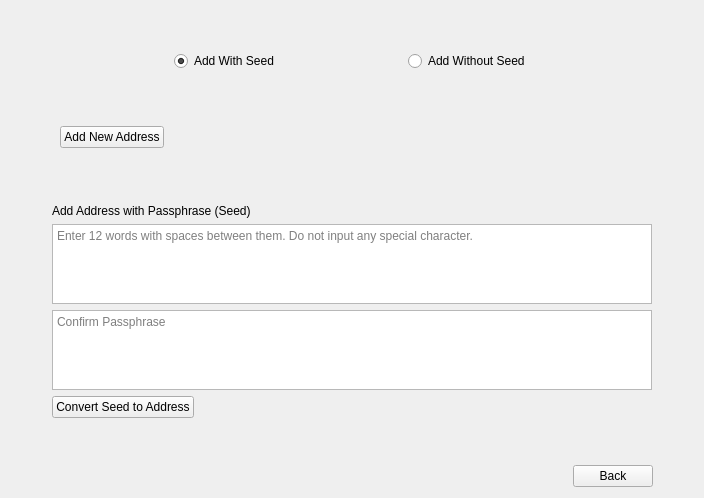
              <widget class="QWidget" name="add_address_page">
               <layout class="QGridLayout" name="gridLayout_39">
                <item row="0" column="1">
                 <layout class="QGridLayout" name="addaddress_page_Layout">
                  <item row="2" column="0">
                   <spacer name="verticalSpacer_52">
                    <property name="orientation">
                     <enum>Qt::Vertical</enum>
                    </property>
                    <property name="sizeHint" stdset="0">
                     <size>
                      <width>20</width>
                      <height>40</height>
                     </size>
                    </property>
                   </spacer>
                  </item>
                  <item row="3" column="0">
                   <widget class="QFrame" name="new_address_frame">
                    <layout class="QGridLayout" name="new_address_Layout">
                     <item row="1" column="1">
                      <widget class="QPushButton" name="newaddress_button">
                       <property name="text">
                        <string>Add New Address</string>
                       </property>
                      </widget>
                     </item>
                     <item row="1" column="2">
                      <spacer name="horizontalSpacer_28">
                       <property name="orientation">
                        <enum>Qt::Horizontal</enum>
                       </property>
                       <property name="sizeHint" stdset="0">
                        <size>
                         <width>40</width>
                         <height>20</height>
                        </size>
                       </property>
                      </spacer>
                     </item>
                    </layout>
                   </widget>
                  </item>
                  <item row="4" column="0">
                   <spacer name="verticalSpacer_14">
                    <property name="orientation">
                     <enum>Qt::Vertical</enum>
                    </property>
                    <property name="sizeHint" stdset="0">
                     <size>
                      <width>20</width>
                      <height>40</height>
                     </size>
                    </property>
                   </spacer>
                  </item>
                  <item row="5" column="0">
                   <widget class="QFrame" name="add_seed_address_frame">
                    <property name="frameShape">
                     <enum>QFrame::NoFrame</enum>
                    </property>
                    <property name="frameShadow">
                     <enum>QFrame::Plain</enum>
                    </property>
                    <layout class="QGridLayout" name="gridLayout_54">
                     <property name="leftMargin">
                      <number>1</number>
                     </property>
                     <property name="topMargin">
                      <number>1</number>
                     </property>
                     <property name="rightMargin">
                      <number>1</number>
                     </property>
                     <property name="bottomMargin">
                      <number>1</number>
                     </property>
                     <item row="2" column="0" colspan="2">
                      <widget class="QPlainTextEdit" name="confirm_passphrase_TextEdit">
                       <property name="minimumSize">
                        <size>
                         <width>600</width>
                         <height>0</height>
                        </size>
                       </property>
                       <property name="maximumSize">
                        <size>
                         <width>16777215</width>
                         <height>80</height>
                        </size>
                       </property>
                       <property name="cursorWidth">
                        <number>1</number>
                       </property>
                       <property name="placeholderText">
                        <string>Confirm Passphrase</string>
                       </property>
                      </widget>
                     </item>
                     <item row="1" column="0" colspan="2">
                      <widget class="QPlainTextEdit" name="passphrase_TextEdit">
                       <property name="minimumSize">
                        <size>
                         <width>600</width>
                         <height>0</height>
                        </size>
                       </property>
                       <property name="maximumSize">
                        <size>
                         <width>16777215</width>
                         <height>80</height>
                        </size>
                       </property>
                       <property name="tabStopWidth">
                        <number>80</number>
                       </property>
                       <property name="cursorWidth">
                        <number>1</number>
                       </property>
                       <property name="centerOnScroll">
                        <bool>false</bool>
                       </property>
                       <property name="placeholderText">
                        <string>Enter 12 words with spaces between them. Do not input any special character. </string>
                       </property>
                      </widget>
                     </item>
                     <item row="0" column="0" colspan="2">
                      <widget class="QLabel" name="create_seed_label">
                       <property name="text">
                        <string>Add Address with Passphrase (Seed)</string>
                       </property>
                      </widget>
                     </item>
                     <item row="3" column="0" colspan="2">
                      <layout class="QHBoxLayout" name="horizontalLayout_7">
                       <item>
                        <widget class="QPushButton" name="address_seed_button">
                         <property name="text">
                          <string>Convert Seed to Address</string>
                         </property>
                        </widget>
                       </item>
                       <item>
                        <spacer name="horizontalSpacer_40">
                         <property name="orientation">
                          <enum>Qt::Horizontal</enum>
                         </property>
                         <property name="sizeHint" stdset="0">
                          <size>
                           <width>40</width>
                           <height>20</height>
                          </size>
                         </property>
                        </spacer>
                       </item>
                      </layout>
                     </item>
                    </layout>
                   </widget>
                  </item>
                  <item row="6" column="0">
                   <spacer name="verticalSpacer_13">
                    <property name="orientation">
                     <enum>Qt::Vertical</enum>
                    </property>
                    <property name="sizeHint" stdset="0">
                     <size>
                      <width>20</width>
                      <height>40</height>
                     </size>
                    </property>
                   </spacer>
                  </item>
                  <item row="0" column="0">
                   <spacer name="verticalSpacer_10">
                    <property name="orientation">
                     <enum>Qt::Vertical</enum>
                    </property>
                    <property name="sizeHint" stdset="0">
                     <size>
                      <width>20</width>
                      <height>40</height>
                     </size>
                    </property>
                   </spacer>
                  </item>
                  <item row="1" column="0">
                   <layout class="QGridLayout" name="gridLayout_59">
                    <item row="0" column="1">
                     <widget class="QRadioButton" name="add_with_seed_radiobutton">
                      <property name="text">
                       <string>Add With Seed</string>
                      </property>
                      <property name="checked">
                       <bool>true</bool>
                      </property>
                     </widget>
                    </item>
                    <item row="0" column="3">
                     <widget class="QRadioButton" name="add_without_seed_radiobutton">
                      <property name="text">
                       <string>Add Without Seed</string>
                      </property>
                     </widget>
                    </item>
                    <item row="0" column="0">
                     <spacer name="horizontalSpacer_44">
                      <property name="orientation">
                       <enum>Qt::Horizontal</enum>
                      </property>
                      <property name="sizeHint" stdset="0">
                       <size>
                        <width>40</width>
                        <height>20</height>
                       </size>
                      </property>
                     </spacer>
                    </item>
                    <item row="0" column="4">
                     <spacer name="horizontalSpacer_55">
                      <property name="orientation">
                       <enum>Qt::Horizontal</enum>
                      </property>
                      <property name="sizeHint" stdset="0">
                       <size>
                        <width>40</width>
                        <height>20</height>
                       </size>
                      </property>
                     </spacer>
                    </item>
                    <item row="0" column="2">
                     <spacer name="horizontalSpacer_58">
                      <property name="orientation">
                       <enum>Qt::Horizontal</enum>
                      </property>
                      <property name="sizeHint" stdset="0">
                       <size>
                        <width>40</width>
                        <height>20</height>
                       </size>
                      </property>
                     </spacer>
                    </item>
                   </layout>
                  </item>
                 </layout>
                </item>
                <item row="1" column="1">
                 <layout class="QHBoxLayout" name="address_backbutton_Layout">
                  <item>
                   <spacer name="horizontalSpacer_27">
                    <property name="orientation">
                     <enum>Qt::Horizontal</enum>
                    </property>
                    <property name="sizeHint" stdset="0">
                     <size>
                      <width>40</width>
                      <height>20</height>
                     </size>
                    </property>
                   </spacer>
                  </item>
                  <item>
                   <widget class="QPushButton" name="addresspage_back_button">
                    <property name="text">
                     <string>Back</string>
                    </property>
                   </widget>
                  </item>
                 </layout>
                </item>
                <item row="0" column="0" rowspan="2">
                 <spacer name="horizontalSpacer_31">
                  <property name="orientation">
                   <enum>Qt::Horizontal</enum>
                  </property>
                  <property name="sizeHint" stdset="0">
                   <size>
                    <width>40</width>
                    <height>20</height>
                   </size>
                  </property>
                 </spacer>
                </item>
                <item row="0" column="3" rowspan="2">
                 <spacer name="horizontalSpacer_32">
                  <property name="orientation">
                   <enum>Qt::Horizontal</enum>
                  </property>
                  <property name="sizeHint" stdset="0">
                   <size>
                    <width>40</width>
                    <height>20</height>
                   </size>
                  </property>
                 </spacer>
                </item>
               </layout>
              </widget>
